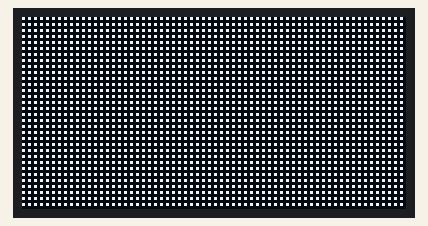
Simulated run of this sketch. Board: Arduino Uno, built with avr-gcc and run on an emulated ATmega328P. Shown: 128×64 one-colour display.

Above: at 0.1 s.
At 7.6 s:
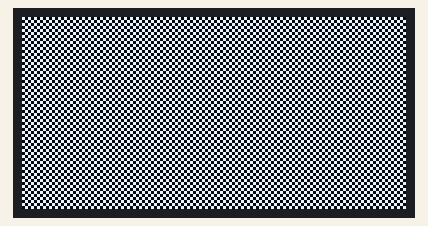

Measured:
- what the display in image 1 shows lasts 1.0 s, from 7.6 s to 8.6 s

The sketch:

Grey_Scale_Simulation.ino
```cpp
#include <Adafruit_GFX.h>
#include <Adafruit_SSD1306.h>
#include <Wire.h>

#define SCREEN_WIDTH 128
#define SCREEN_HEIGHT 64
#define OLED_I2C_ADDRESS 0x3C

Adafruit_SSD1306 display(SCREEN_WIDTH, SCREEN_HEIGHT, &Wire, -1);

void setup() {
  Serial.begin(115200);
  if (!display.begin(SSD1306_SWITCHCAPVCC, OLED_I2C_ADDRESS)) {
    Serial.println(F("SSD1306 allocation failed"));
    for (;;);
  }

  display.clearDisplay();
  grayscaleSimulation();
}

void loop() {
}

void grayscaleSimulation() {
  for (int i = 0; i < 3; i++) {
    display.clearDisplay();

    // Dark shade
    for (int y = 0; y < SCREEN_HEIGHT; y++) {
      for (int x = 0; x < SCREEN_WIDTH; x += 2) {
        if (y % 2 == 0) display.drawPixel(x, y, SSD1306_WHITE);
      }
    }
    display.display();
    delay(1000);

    // Medium shade
    display.clearDisplay();
    for (int y = 0; y < SCREEN_HEIGHT; y++) {
      for (int x = 0; x < SCREEN_WIDTH; x++) {
        if ((x + y) % 2 == 0) display.drawPixel(x, y, SSD1306_WHITE);
      }
    }
    display.display();
    delay(1000);

    // Light shade
    display.fillRect(0, 0, SCREEN_WIDTH, SCREEN_HEIGHT, SSD1306_WHITE);
    display.display();
    delay(1000);
  }
}
```
